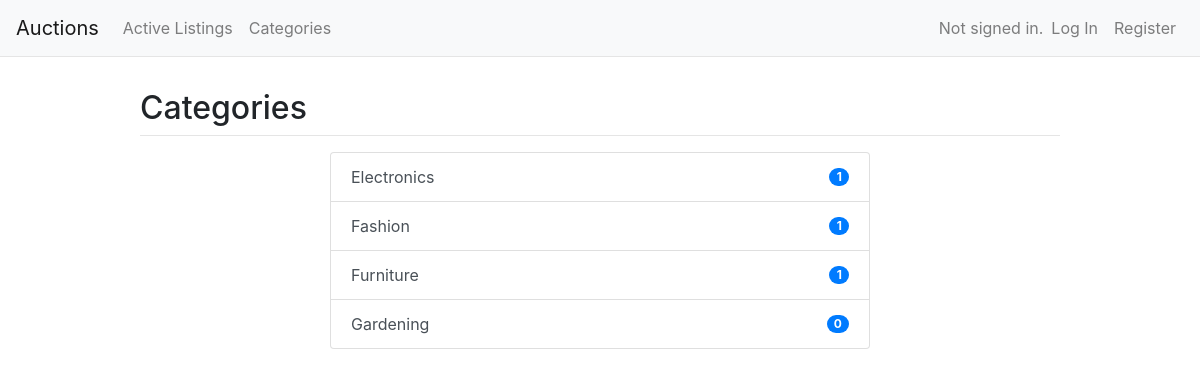
The page /categories on the database its author committed.
### auctions/models.py (models this page shows, shortened)
class Category(models.Model):
    name = models.CharField(max_length=64)

### auctions/views.py (the view)
# urls.py: path("categories", views.categories, name="categories"),
def categories(request):
    count_active_categories = Category.objects.annotate(
        num_items=Sum(
            Case(
                When(category_items__is_active=True, then=1),
                default=0,
            ),
            output_field=IntegerField()
        )
    )
    context = {
        "categories": count_active_categories
    }
    return render(request, "auctions/categories.html", context)

### auctions/templates/auctions/categories.html
{% extends "auctions/layout.html" %}
{% block body %}
    <div class="container">
      <div class="row justify-content-center">
        <div class="col-lg-10">
          <h1 class="h2 mt-3">Categories</h1>
          <hr class="mt-1">
        </div>
      </div>
      <div class="row justify-content-center">
      {% if categories %}
        <div class="col-lg-6 col-md-9">
          <div class="list-group">
          {% for category in categories %}
            <a href="{% url 'auctions:category' category_id=category.id %}" class="list-group-item list-group-item-action d-flex
            justify-content-between align-items-center">
              {{ category.name }}
              <span class="badge badge-primary badge-pill">{{ category.num_items }}</span>
            </a>
          {% endfor %}
          </div>
        </div>
      {% else %}
        <div class="col-lg-10 mt-3 mb-2">
          <p class="text-center">No categories to display</p>
        </div>
      {% endif %}
      </div>
    </div>
{% endblock %}

### rows shown on the page
Category: name "Electronics", num_items "1"
Category: name "Fashion", num_items "1"
Category: name "Furniture", num_items "1"
Category: name "Gardening", num_items "0"
